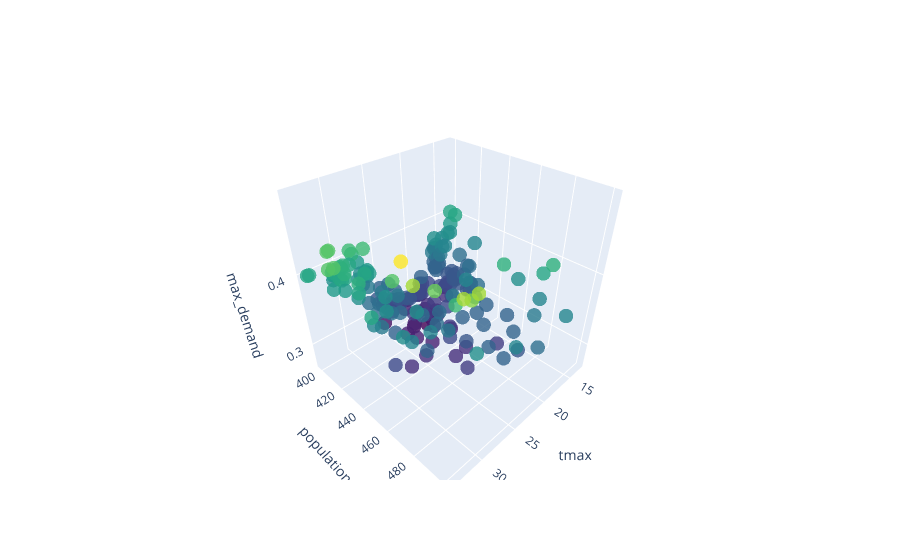

The notebook cell this image was saved under:
### Code cell
# Create a Plotly trace for a 3D scatter plot
trace = go.Scatter3d(
    x=training_data['tmax'],
    y=training_data['Population_k'],
    z=training_data['Max_Demand_GW'],
    mode='markers',
    marker=dict(
        size=5,
        color=training_data['Max_Demand_GW'],  # Color by z-value for example
        colorscale='Viridis',  # Choose a colorscale
        opacity=0.8
    )
)

# Create the layout for the plot
layout = go.Layout(
    scene=dict(
        xaxis=dict(title='tmax'),
        yaxis=dict(title='population'),
        zaxis=dict(title='max_demand')
    )
)

# Create the figure
fig = go.Figure(data=[trace], layout=layout)

# Display the interactive plot
fig.show()

### Figure 1 — Plotly figure (JSON) as saved in the notebook; plotly's stock layout.template omitted (floating-point values rounded to 4 significant figures; data arrays with more than 128 entries replaced by an {"elided": "..."} marker saying what was removed)
{"data": [{"marker": {"color": {"elided": "192 float values"}, "colorscale": [[0, "#440154"], [0.1111, "#482878"], [0.2222, "#3e4989"], [0.3333, "#31688e"], [0.4444, "#26828e"], [0.5556, "#1f9e89"], [0.6667, "#35b779"], [0.7778, "#6ece58"], [0.8889, "#b5de2b"], [1, "#fde725"]], "opacity": 0.8, "size": 5}, "mode": "markers", "type": "scatter3d", "x": {"elided": "192 float values"}, "y": {"elided": "192 float values"}, "z": {"elided": "192 float values"}}], "layout": {"scene": {"xaxis": {"title": {"text": "tmax"}}, "yaxis": {"title": {"text": "population"}}, "zaxis": {"title": {"text": "max_demand"}}}}}
